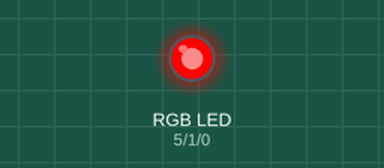
The sketch below on a simulated Arduino Uno, built with avr-gcc and run on an emulated ATmega328P. Shown: an RGB LED mixed from three pins (HIGH = lit).

Above: at 2.5 s.
At 7.5 s:
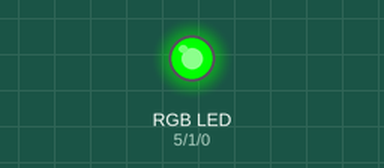
At 12.5 s:
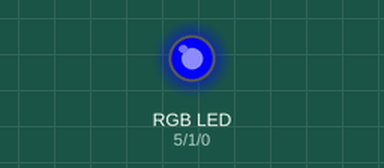
Timing chart, 0 to 19.5 s (numbered marks = the images above):
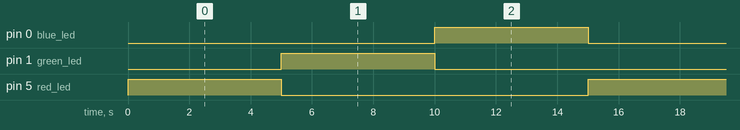

Measured:
- by itself, pin 0 (blue_led), pin 1 (green_led), pin 5 (red_led): alternates HIGH for 5.0 s and LOW for 10.0 s
- by itself, everything shown: repeats every 15.0 s, in 3 steps

The sketch:

RGB_digitalWrite.ino
```cpp
int red_led= 5;
int green_led = 1;
int blue_led = 0;

void setup() {
  pinMode(red_led, OUTPUT);
  pinMode(green_led, OUTPUT);
  pinMode(blue_led, OUTPUT);
}

void loop() {
  digitalWrite(red_led,HIGH);
  digitalWrite(green_led,LOW);
  digitalWrite(blue_led,LOW);
  delay(5000);

  digitalWrite(red_led,LOW);
  digitalWrite(green_led,HIGH);
  digitalWrite(blue_led,LOW);
  delay(5000);

  digitalWrite(red_led,LOW);
  digitalWrite(green_led,LOW);
  digitalWrite(blue_led,HIGH);
  delay(5000);
}
```
